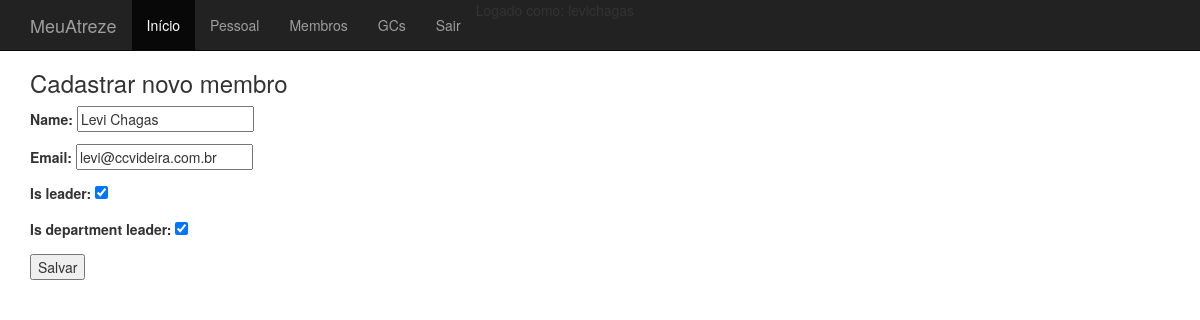
The page /members/1/update/ (signed in) on the database its author committed.
### members/models.py (models this page shows, shortened)
class Member(models.Model):
	user = models.OneToOneField(User, unique=True, null=True)
	name = models.CharField(max_length=200)
	email = models.EmailField(max_length=200)
	is_leader = models.BooleanField(default=False)
	is_department_leader = models.BooleanField(default=False)

### members/views.py (the view)
# urls.py: url(r'^(?P<pk>\d+)/update/$', login_required(views.MemberUpdateView.as_view()), name='member_update'),
class MemberUpdateView(UpdateView):
	model = Member
	template_name = 'members/form.html'
	fields = ['name', 'email', 'is_leader', 'is_department_leader']
	success_url = reverse_lazy('members:member_list')

### members/templates/members/form.html (shortened to what this page needs)
{% extends "base.html" %}
{% block content %}
<h3>Cadastrar novo membro</h3>
<form method="post">
{{ form.as_p }}
<input type="submit" value="Salvar" />
</form>
{% endblock %}

### meuatreze/static/style.css (style rules this page uses)
body { padding-top: 50px; }

### rows shown on the page
Member: name "Levi Chagas", email "levi@ccvideira.com.br", is_leader "☑", is_department_leader "☑"
